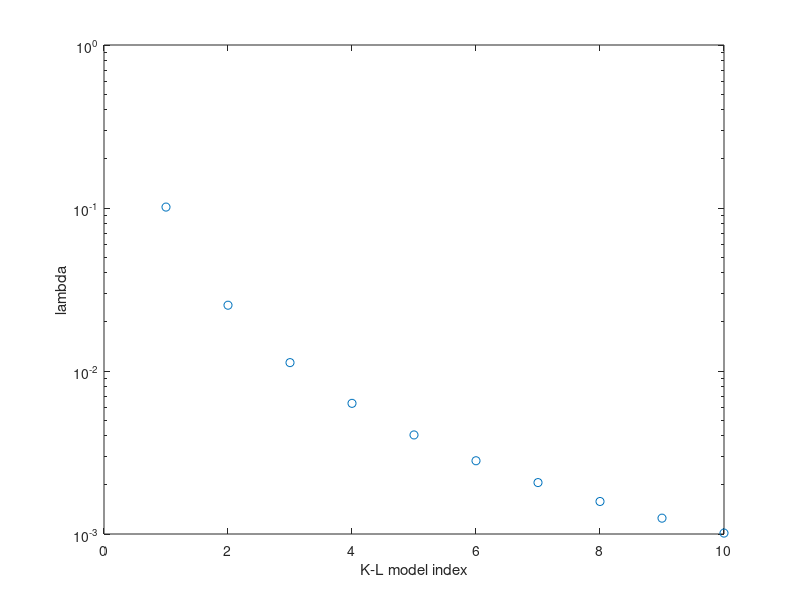
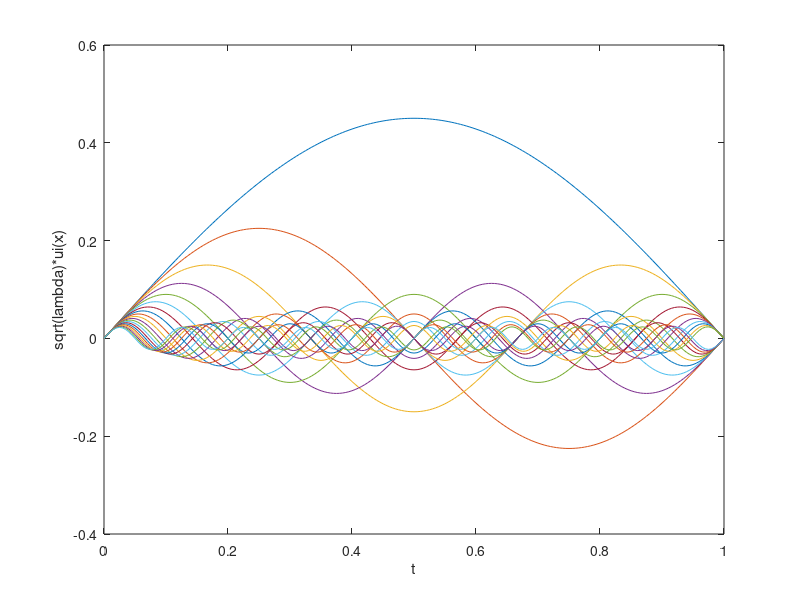
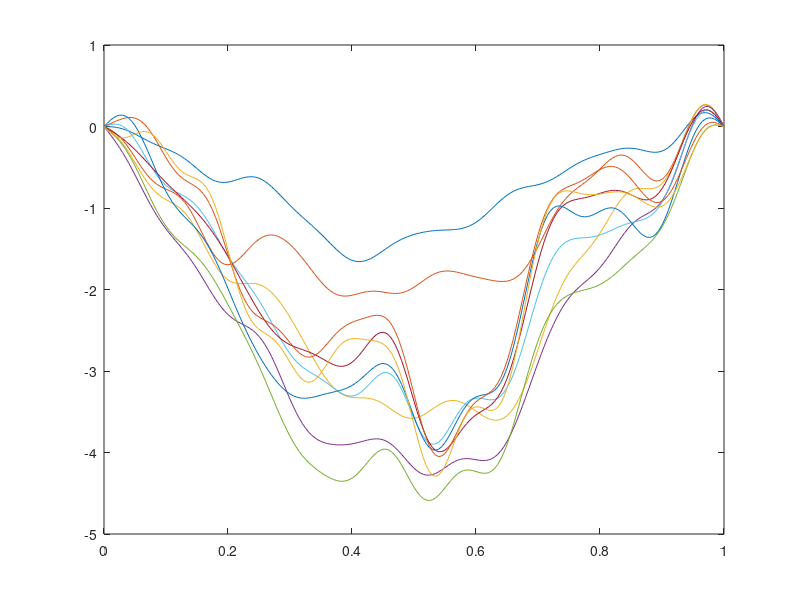
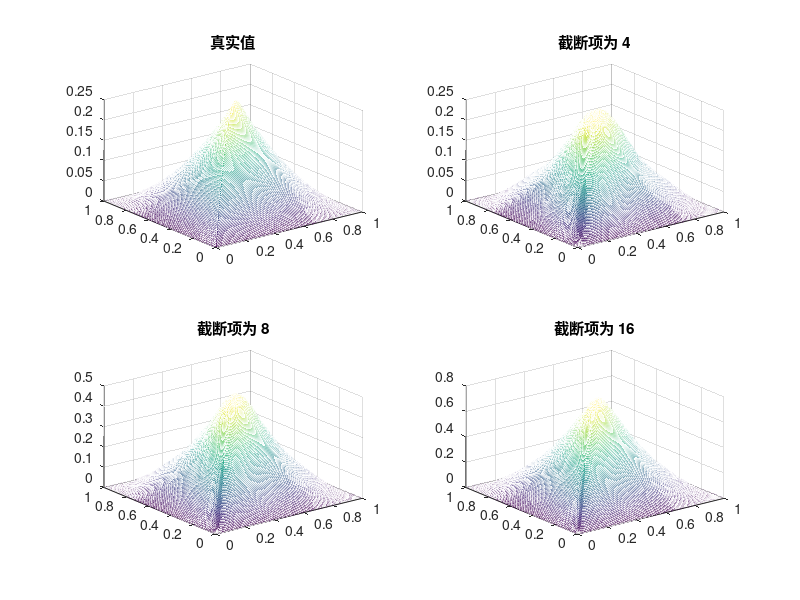

These figures' MATLAB source, in order:
clc
close all
clear all
N = 20;
% 设置容差和最大迭代次数
tolerance = 1e-5;
maxIter = 1000;
x_point = 0:0.005:1;
for i = 1:N
    myfun1 = @(x) sqrt(2)*sin(i*pi*x);
    lambda(i) = 1/((pi*i)^2);
    ui(i,:) = myfun1(x_point);

end

figure(1)

semilogy(lambda(1:10),'o');
xlabel("K-L model index")
ylabel("lambda")

%% 特征函数图像

figure(2)
for i = 1:20
  
       
      
    
    ylabel("sqrt(\lambda)*ui(x)");
    xlabel("t");
    plot(x_point,sqrt(lambda(i))*ui(i,:));
    hold on

end
%% 
N_trunc = 20;
X =zeros(1,length(x_point));
for j = 1:10 %绘制十个样本路径
    rng(j)%每次选择不同的样本路径
    for i = 1:N_trunc

        xi = randn;
        X(1,2:200) = X(1,2:200)+xi*sqrt(lambda(i))*ui(i,2:200);
    end
    X(1,1) = 0;
    X(1,end) = 0;
    figure(3)

    plot(x_point,X)
    hold on
end

%% 协方差函数的逼近
N_num= [4,8,16];
S = x_point;
T = x_point;
R = zeros(length(S),length(T));
[X,Y] = meshgrid(S,T);
R_ture = min(X,Y)-X.*Y;
 figure(4)
 subplot(2,2,1)
 mesh(X,Y,R_ture)
 title("真实值")
for j = 1:length(N_num)

    for i = 1:N_num(j)
        R = R+lambda(i)*ui(i,:)'*ui(i,:);
    end
    figure(4)
    subplot(2,2,j+1)

    mesh(X,Y,R)
    titleString = sprintf('截断项为 %d', N_num(j));
    title(titleString)

end

